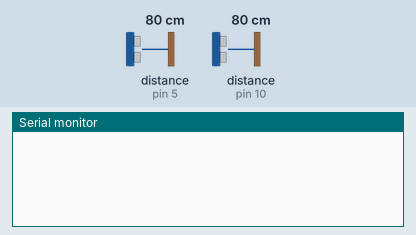
A sketch run on a simulated Arduino Uno, built with avr-gcc and run on an emulated ATmega328P. Parts: the last lines printed to the serial monitor. Wiring (inferred from the names in the program): 2 × ultrasonic range finder: trigger pin 6, echo pin 5 / trigger pin 11, echo pin 10. The inputs (shaded band) are chosen by the test bench; at power-on: distance to the obstacle (sensors on pin 5, pin 10) 80 cm. The echo pulse lasts 58.3 µs per cm.

Above: at 1.3 s.
1.4 s: distance to the obstacle (sensor on pin 5) set to 18 cm
At 2.7 s:
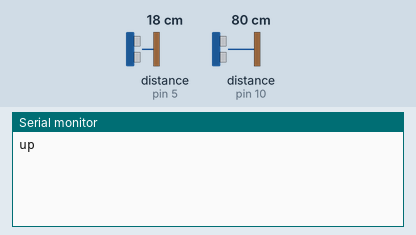
4.4 s: distance to the obstacle (sensor on pin 5) set to 2 cm
At 5.9 s:
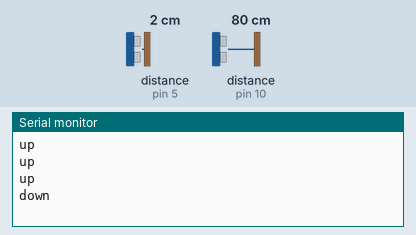

Measured:
- after the input at 1.4 s, the serial monitor: prints a new line after 0.64 s (image 1)
- after the input at 4.4 s, the serial monitor: prints a new line after 0.64 s (image 2)

The sketch:

handgestureChrome.ino
```cpp
// (licence header left out)
const int trigger1 = 11;  //Trigger pin of 1st Sesnor
const int echo1 = 10;     //Echo pin of 1st Sesnor
const int trigger2 = 6;   //Trigger pin of 2nd Sesnor
const int echo2 = 5;      //Echo pin of 2nd Sesnor

long time_taken;
int dist,distL,distR;

void setup()
{

Serial.begin(9600);
pinMode(trigger1, OUTPUT);
pinMode(echo1, INPUT);
pinMode(trigger2, OUTPUT);
pinMode(echo2, INPUT);

}

void calculate_distance(int trigger, int echo)
{

digitalWrite(trigger, LOW);
delayMicroseconds(2);

digitalWrite(trigger, HIGH);
delayMicroseconds(10);

digitalWrite(trigger, LOW);

time_taken = pulseIn(echo, HIGH);
dist= time_taken*0.034/2;
if (dist>50)
dist = 50;

}

void loop()
{ //infinite loopy

calculate_distance(trigger1,echo1);
distL =dist; //get distance of left sensor

calculate_distance(trigger2,echo2);
distR =dist; //get distance of right sensor

//Control Modes
//Lock Left - Control Mode
if (distL>=14 && distL<=28)
{
  delay(500); //Hand Hold Time
  calculate_distance(trigger1,echo1);
  distL = dist;

  if (distL>=14 && distL<=28)
  {
    //Serial.println("Left Locked");

    while(distL<=40)
    {
      if (distL>14) //Hand pulled out
      {Serial.println ("next"); delay (2000);}

      calculate_distance(trigger1,echo1);
      distL =dist;
    }
  }
}

//Lock Right - Control Mode
if (distR>=14 && distR<=28)
{
  delay(500); //Hand Hold Time
  calculate_distance(trigger2,echo2);
  distR =dist;

  if (distR>=14 && distR<=28)
  {
    //Serial.println("Right Locked");

    while(distR<=40)
    {
      if (distR<14) //Right hand pushed in
      {Serial.println ("down"); delay (1000);}

      if (distR>16) //Right hand pulled out
      {Serial.println ("up"); delay (1000);}

      calculate_distance(trigger2,echo2);
      distR =dist;
  }
}
}

delay(500);

}
```
